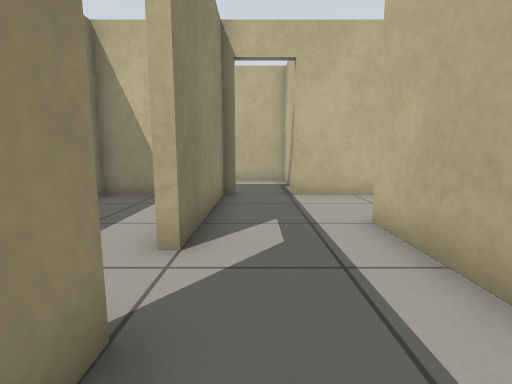
view 1 (above)

21 first-person views from a walk through a Gazebo world. The camera is 0.64 m above the floor, tilts 8° down and sees 85° across. The floor is counted in squares, 0.5 m on a side. Each view is taken from the middle of a square. On the plan, view 1 faces up. The plan holds only what a view shows up to about 13 squares ahead; the rest is blank.

view 2
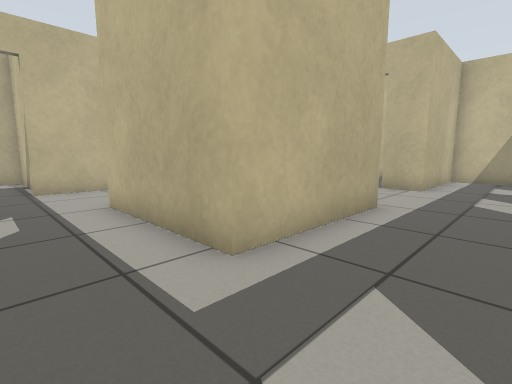

view 3
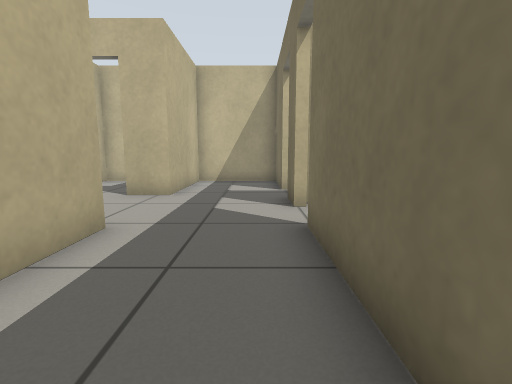

view 4
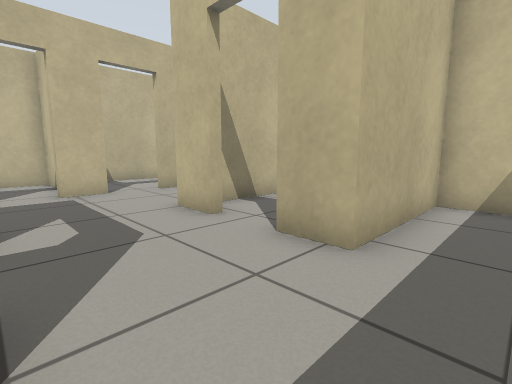

view 5
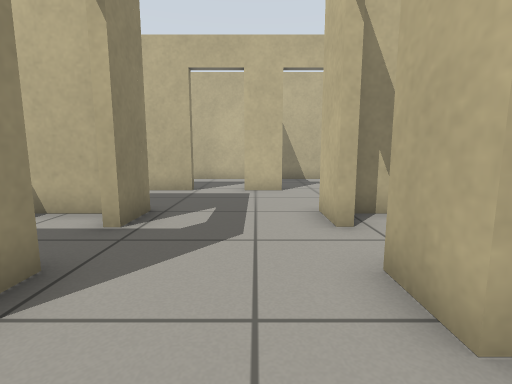

view 6
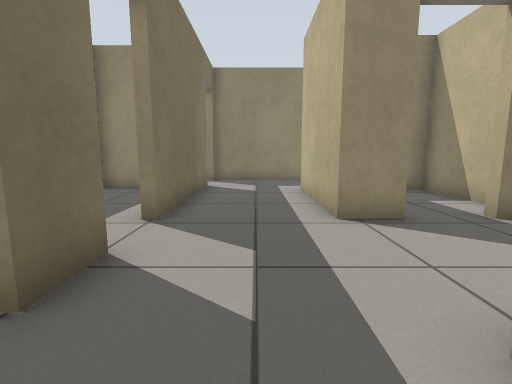

view 7
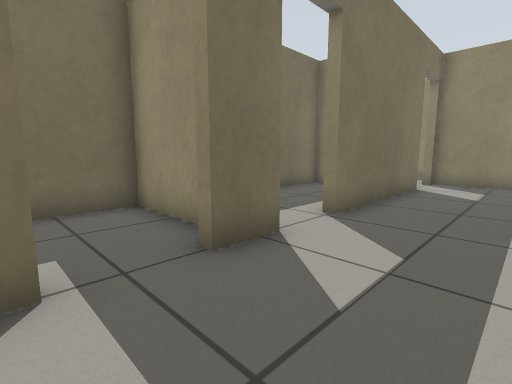

view 8
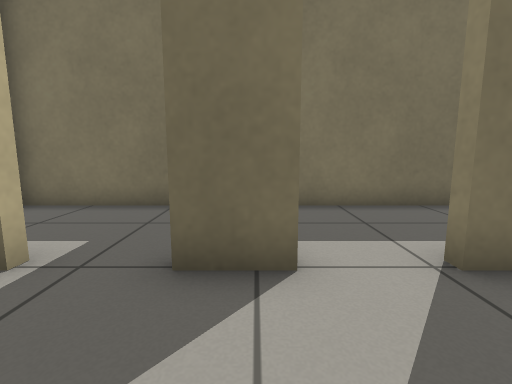

view 9
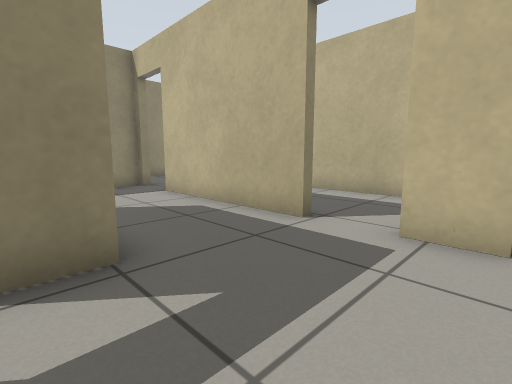

view 10
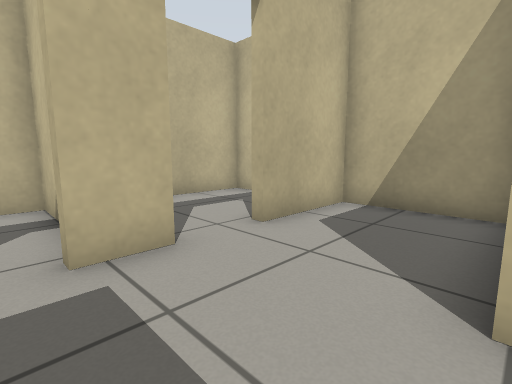

view 11
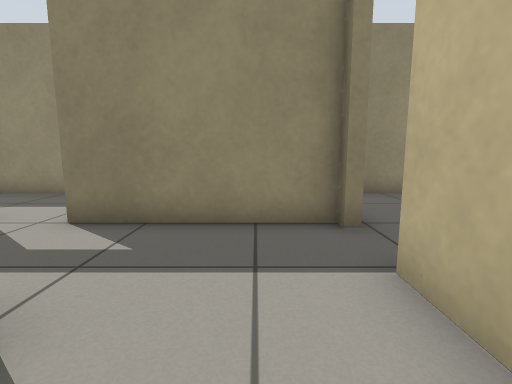

view 12
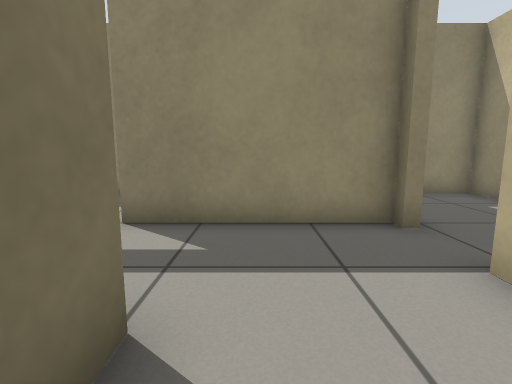

view 13
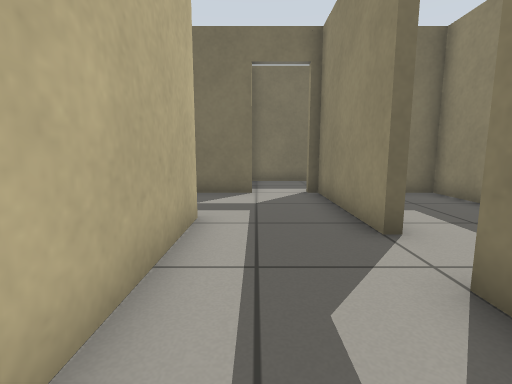

view 14
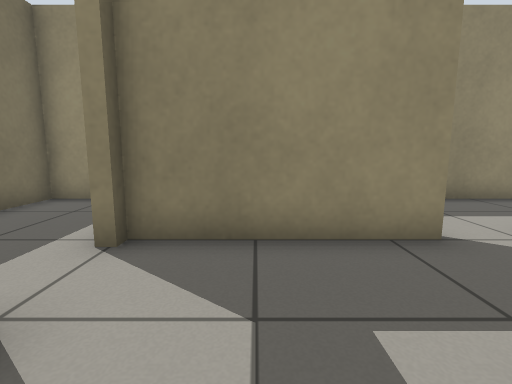

view 15
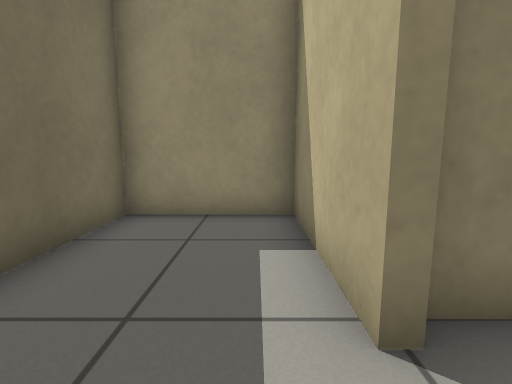

view 16
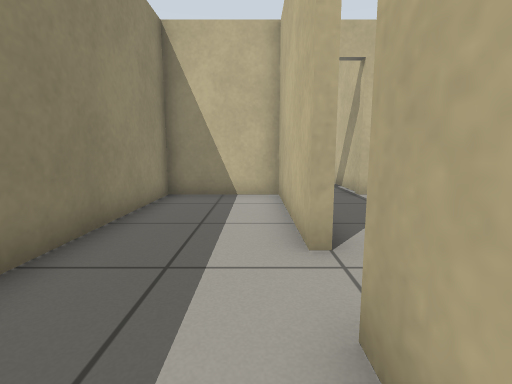

view 17
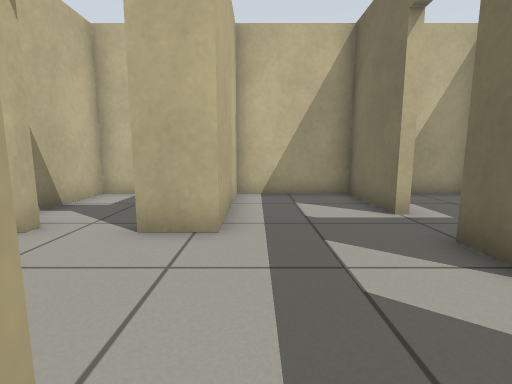

view 18
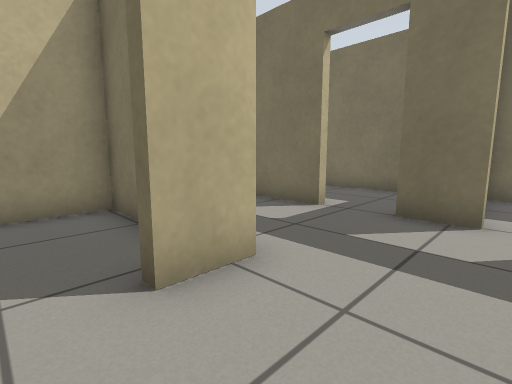

view 19
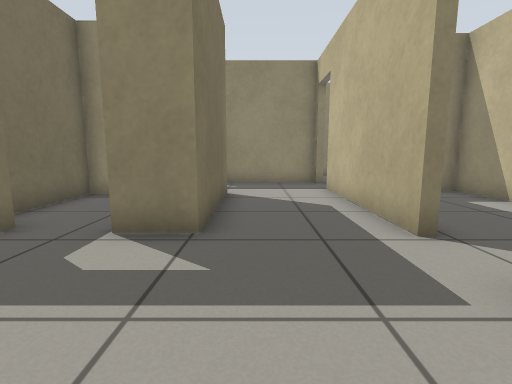

view 20
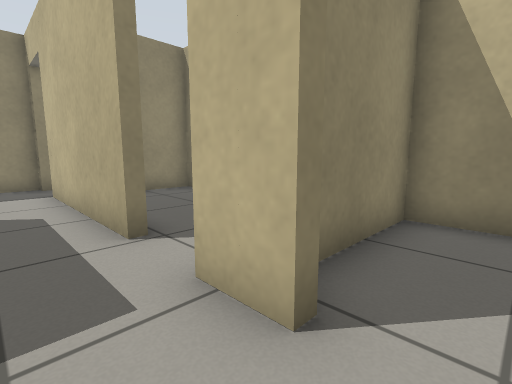

view 21
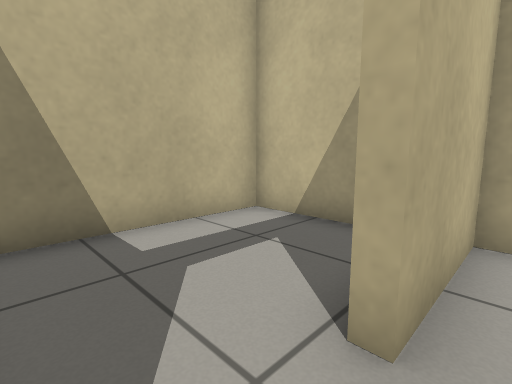

### Floor plan
Ten units are one square. View 1 is at (0, 0); x grows to the right and y downward. Boxes are objects, and circles mark ways between rooms. Rooms are numbered by the first view taken in them; rooms with no view inside come last. Other rooms are left out.
<svg viewBox="-52 -132 204 204">
<path fill="none" stroke="#000" d="M85 29 100 29M67 -19 67 -6 22 -6M116 29 147 29 147 -6 104 -6 104 -20M11 29 68 29M-10 -6 -10 29M69 -85 13 -85M100 -85 85 -85M104 -36 104 -51M22 -6 22 -51 67 -51 67 -37M-10 -86 -10 -35M-10 -18 -10 -6M147 -53 147 -85 117 -85M-6 32 -47 32 -47 67 13 67M-13 -35 -13 -85 -47 -85 -47 29 -37 29M-13 -6 -13 -18M90 -111 90 -127 16 -127 16 -110M-35 -127 -47 -127 -47 -104M13 -85 13 -127 -10 -127M16 52 16 67 89 67M147 -101 147 -127 93 -127 93 -96M93 41 93 67 147 67 147 49M132 -9 147 -9 147 -48 110 -48M25 -9 52 -9M59 -48 25 -48 25 -41"/>
<circle cx="5" cy="-10" r="3" fill="#2a7"/>
<circle cx="85" cy="-30" r="3" fill="#2a7"/>
<circle cx="5" cy="30" r="3" fill="#2a7"/>
<circle cx="75" cy="30" r="3" fill="#2a7"/>
<circle cx="105" cy="30" r="3" fill="#2a7"/>
<circle cx="107" cy="-27" r="3" fill="#2a7"/>
<circle cx="-10" cy="-25" r="3" fill="#2a7"/>
<circle cx="75" cy="-90" r="3" fill="#2a7"/>
<circle cx="5" cy="-90" r="3" fill="#2a7"/>
<circle cx="105" cy="-90" r="3" fill="#2a7"/>
<circle cx="65" cy="-25" r="3" fill="#2a7"/>
<text x="70" y="10">1</text>
<text x="60" y="-60">2</text>
<text x="-20" y="50">3</text>
<text x="-30" y="-30">4</text>
<text x="50" y="-110">5</text>
<text x="-20" y="-110">6</text>
<text x="50" y="50">7</text>
<text x="120" y="-110">8</text>
<text x="120" y="50">9</text>
<text x="130" y="-30">10</text>
<text x="40" y="-30">11</text>
</svg>
Room 1 opens to room 2. Room 1 opens to room 3. Room 1 opens to room 7. Room 1 opens to room 9. Room 1 opens to room 10. Room 2 opens to room 4. Room 2 opens to room 5. Room 2 opens to room 6. Room 2 opens to room 8. Room 2 opens to room 11.

Where each view was taken, in squares from view 1:
view 1: 0 up, 0 right, facing up
view 2: 2 down, 0 right, facing up-right
view 3: 2 down, 2 right, facing right
view 4: 1 down, 7 right, facing up-right
view 5: 1 down, 9 right, facing up
view 6: 1 down, 12 right, facing left
view 7: 0 up, 12 right, facing down-left
view 8: 0 up, 9 right, facing down
view 9: 4 up, 10 right, facing up-left
view 10: 5 up, 8 right, facing up-right
view 11: 7 up, 4 right, facing left
view 12: 6 up, 4 right, facing left
view 13: 6 up, 1 right, facing down
view 14: 1 down, 3 right, facing left
view 15: 4 down, 1 right, facing left
view 16: 0 up, 2 left, facing up
view 17: 0 up, 6 right, facing right
view 18: 3 up, 8 right, facing down-right
view 19: 6 up, 11 right, facing left
view 20: 7 up, 11 right, facing up-left
view 21: 8 up, 10 right, facing up-right
